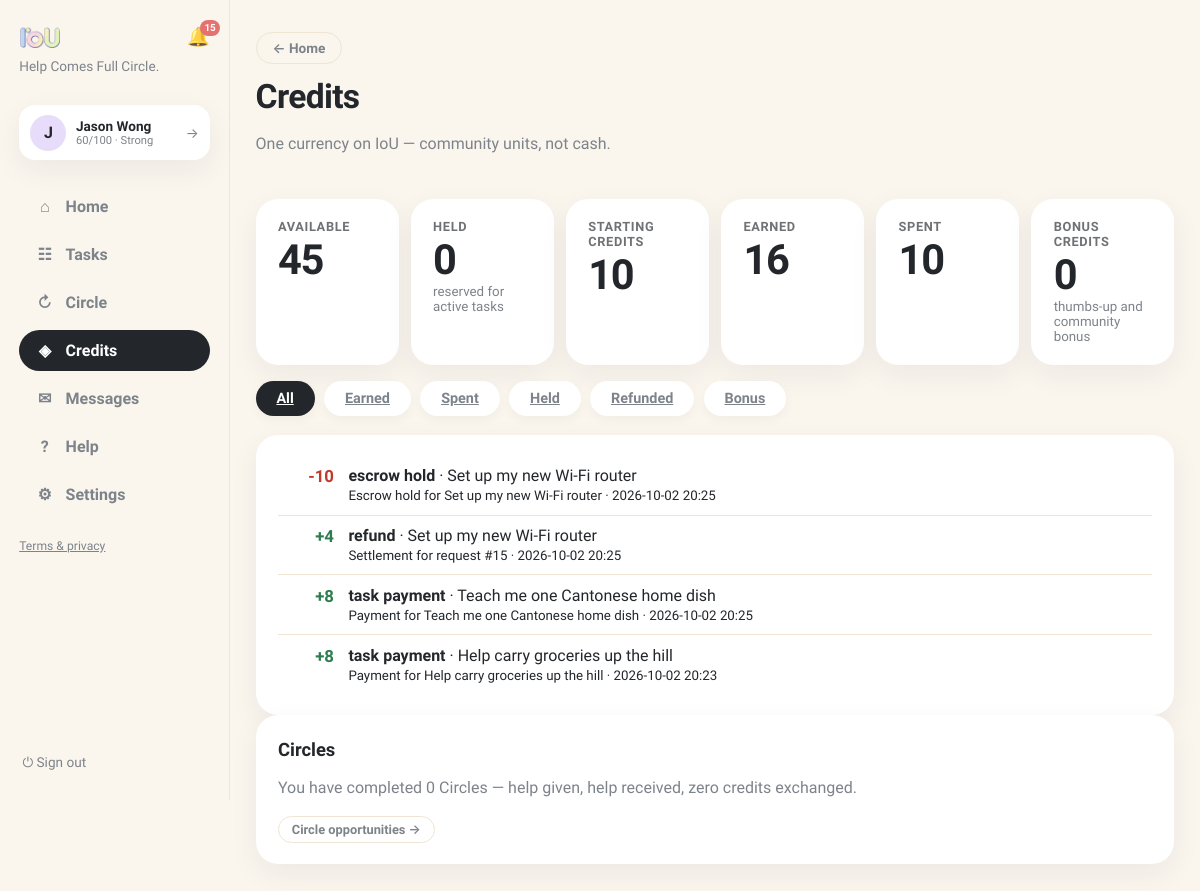
The page /history (signed in) on the database its author committed.
### tables this page shows
CREATE TABLE users (
                id INTEGER PRIMARY KEY, name TEXT NOT NULL, email TEXT UNIQUE NOT NULL,
                password TEXT NOT NULL, balance INTEGER NOT NULL DEFAULT 0,
                held_balance INTEGER NOT NULL DEFAULT 0,
                is_moderator INTEGER NOT NULL DEFAULT 0
            , language TEXT NOT NULL DEFAULT 'en', address TEXT, district TEXT, hkid TEXT, address_id TEXT, age INTEGER, birthday TEXT, skills TEXT NOT NULL DEFAULT '', community_helper INTEGER NOT NULL DEFAULT 0, created_at TEXT, consent_analytics INTEGER NOT NULL DEFAULT 0, reliability INTEGER NOT NULL DEFAULT 60, account_status TEXT NOT NULL DEFAULT 'active', analytics_consent INTEGER NOT NULL DEFAULT 0, username TEXT, bio TEXT, verification_identity TEXT NOT NULL DEFAULT 'unverified', verification_neighbourhood TEXT NOT NULL DEFAULT 'unverified', vis_photo INTEGER NOT NULL DEFAULT 1, vis_neighbourhood INTEGER NOT NULL DEFAULT 1, vis_skills INTEGER NOT NULL DEFAULT 1, vis_bio INTEGER NOT NULL DEFAULT 1, vis_completed INTEGER NOT NULL DEFAULT 1, vis_circle INTEGER NOT NULL DEFAULT 1, circle_enabled INTEGER NOT NULL DEFAULT 1);

CREATE TABLE ledger (
                id INTEGER PRIMARY KEY, user_id INTEGER NOT NULL, request_id INTEGER,
                kind TEXT NOT NULL, amount INTEGER NOT NULL, description TEXT NOT NULL,
                created_at TEXT NOT NULL, FOREIGN KEY(user_id) REFERENCES users(id),
                FOREIGN KEY(request_id) REFERENCES requests(id)
            );

CREATE TABLE requests (
                id INTEGER PRIMARY KEY, title TEXT NOT NULL, description TEXT NOT NULL,
                category TEXT NOT NULL, requester_id INTEGER NOT NULL,
                status TEXT NOT NULL DEFAULT 'open', provider_id INTEGER,
                requester_value INTEGER, requester_buffer INTEGER,
                provider_value INTEGER, provider_buffer INTEGER,
                agreed_value INTEGER, negotiation_deadline TEXT,
                effort_minutes INTEGER, complexity INTEGER, quality_score INTEGER,
                completed_at TEXT,
                created_at TEXT NOT NULL, location TEXT, needed_by TEXT, urgency TEXT, meetup_date TEXT, meetup_time TEXT, meetup_location TEXT, preferred_time TEXT, completion_note TEXT, completion_evidence TEXT, confirm_requester INTEGER NOT NULL DEFAULT 0, confirm_provider INTEGER NOT NULL DEFAULT 0, started_at TEXT, provider_completed_at TEXT, requester_confirmed_at TEXT, release_at TEXT, proof_path TEXT, proof_status TEXT, dispute_eligible INTEGER NOT NULL DEFAULT 1, dispute_window_days INTEGER NOT NULL DEFAULT 3, settlement_value INTEGER, circle_id INTEGER, cancel_requested_by INTEGER, cancel_reason TEXT, cancel_compensation INTEGER NOT NULL DEFAULT 0, evidence_required INTEGER NOT NULL DEFAULT 1, duration_minutes INTEGER NOT NULL DEFAULT 0,
                FOREIGN KEY(requester_id) REFERENCES users(id),
                FOREIGN KEY(provider_id) REFERENCES users(id)
            );

### app.py (the view)
@app.get("/history", response_class=HTMLResponse)
def credit_history(request: Request, view: str = "all"):
    user = current_user(request)
    if not user:
        return RedirectResponse("/login", status_code=303)
    kinds = {
        "all": "", "earned": "AND l.amount > 0 AND l.kind IN ('task_payment','welcome_credit')",
        "spent": "AND l.amount < 0 AND l.kind NOT IN ('refund','cancellation_refund')",
        "held": "AND l.kind='escrow_hold'",
        "refunded": "AND l.kind IN ('refund','cancellation_refund')",
        "bonus": "AND l.kind IN ('kudos_bonus','community_test')",
    }
    clause = kinds.get(view, "")
    with db() as connection:
        sql = (
            """SELECT l.*, r.title FROM ledger l LEFT JOIN requests r ON r.id=l.request_id
               WHERE l.user_id=? %s ORDER BY l.created_at DESC""" % clause
        )
        ledger = connection.execute(sql, (user["id"],)).fetchall()
        summary = {
            "available": user["balance"],
            "held": user["held_balance"],
            "starting": 10,
            "earned": connection.execute(
                """SELECT COALESCE(SUM(l.amount),0) s FROM ledger l
                   WHERE l.user_id=? AND l.amount>0 AND l.kind IN ('task_payment','welcome_credit')""",
                (user["id"],)).fetchone()["s"],
            "spent": abs(connection.execute(
                """SELECT COALESCE(SUM(l.amount),0) s FROM ledger l
                   WHERE l.user_id=? AND l.amount<0
                     AND l.kind NOT IN ('refund','cancellation_refund')""",
                (user["id"],)).fetchone()["s"]),
            "bonus": connection.execute(
                """SELECT COALESCE(SUM(l.amount),0) s FROM ledger l
                   WHERE l.user_id=? AND l.kind IN ('kudos_bonus','community_test')""",
                (user["id"],)).fetchone()["s"],
            "circle": connection.execute(
                """SELECT COUNT(DISTINCT cp.id) c FROM chain_proposals cp
                   JOIN chain_members cm ON cm.proposal_id=cp.id
                   WHERE cm.user_id=? AND cp.status='completed'""", (user["id"],)).fetchone()["c"],
        }
    return render(request, "history.html", page="credits", ledger=ledger,
                  summary=summary, view=view, views=list(kinds))

### templates/history.html (shortened to what this page needs)
{% extends "base.html" %}
{% block content %}
<header class="page-head">
  <div>
    <a class="btn-ghost btn-back" href="/">← Home</a>
    <h1 style="margin-top:.8rem">Credits</h1>
    <p class="muted">One currency on IoU — community units, not cash.</p>
  </div>
</header>
<div class="credit-summary">
  <div class="card"><span class="stat-label">Available</span><span class="stat-big {% if summary.available < 0 %}neg{% endif %}">{{ summary.available }}</span></div>
  <div class="card"><span class="stat-label">Held</span><span class="stat-big">{{ summary.held }}</span><small class="muted">reserved for active tasks</small></div>
  <div class="card"><span class="stat-label">Starting credits</span><span class="stat-big">{{ summary.starting }}</span></div>
  <div class="card"><span class="stat-label">Earned</span><span class="stat-big">{{ summary.earned }}</span></div>
  <div class="card"><span class="stat-label">Spent</span><span class="stat-big">{{ summary.spent }}</span></div>
  <div class="card"><span class="stat-label">Bonus credits</span><span class="stat-big">{{ summary.bonus }}</span><small class="muted">thumbs-up and community bonus</small></div>
</div>
<div class="board-tabs">
  {% for key in views %}
  <a class="btab {% if view == key %}active{% endif %}" href="/history?view={{ key }}">{{ key|capitalize }}</a>
  {% endfor %}
</div>
<div class="card">
  <ul class="ledger-list">
  {% for item in ledger %}
    <li><span class="ledger-amount {% if item.amount > 0 %}pos{% else %}neg{% endif %}">{{ '+' if item.amount > 0 else '' }}{{ item.amount }}</span><div><b>{{ item.kind.replace('_',' ') }}</b>{% if item.title %} · {{ item.title }}{% endif %}<br><small>{{ item.description }} · {{ item.created_at[:16]|replace('T',' ') }}</small></div></li>
  {% else %}<li class="empty">Nothing in this category yet.</li>{% endfor %}
  </ul>
</div>
<section class="card">
  <h2>Circles</h2>
  <p class="muted">You have completed {{ summary.circle }} Circle{{ 's' if summary.circle != 1 }} — help given, help received, zero credits exchanged.</p>
  <a class="btn-ghost btn-sm" href="/chain-invitations">Circle opportunities →</a>
</section>
{% endblock %}

### templates/base.html (shortened to what this page needs)
<!doctype html>
<html lang="en"><head><link rel="stylesheet" href="/static/style.css"></head>
<body class="app-body">
<nav class="sidebar">
  <div class="brand-row">
    <a class="brand" href="/"><img class="brand-logo" src="/static/iou-logo2.png" alt="IoU"></a>
    {% if user %}
    <a class="bell {% if page == 'notifications' %}active{% endif %}" href="/notifications" title="Notifications">🔔{% if unread_notifs or unread_msgs %}<span class="bell-badge">{{ (unread_notifs or 0) + (unread_msgs or 0) }}</span>{% endif %}</a>
    {% endif %}
  </div>
  <p class="brand-tag">Help Comes Full Circle.</p>
  {% if user %}
  <a class="side-user" href="/profile" title="Your profile">
    <div class="avatar">{{ user.name[0] }}</div>
    {% set sc = user.reliability if user.reliability is not none else 60 %}
    {% set lab = 'Suspended' if sc <= 0 else ('Restricted' if sc < 30 else ('Limited' if sc < 60 else ('Strong' if sc < 80 else 'Excellent'))) %}
    <div class="sidebar-user-meta"><b>{{ user.name }}</b>
      <small>{{ sc }}/100 · {{ lab }}</small>
    </div>
    <span class="side-user-arrow">→</span>
  </a>
  <div class="nav-links">
    <a class="nav-link {% if page == 'home' %}active{% endif %}" href="/"><span class="nav-ico">⌂</span>Home</a>
    <a class="nav-link {% if page == 'browse' %}active{% endif %}" href="/browse"><span class="nav-ico">☷</span>Tasks</a>
    <a class="nav-link {% if page == 'circle' %}active{% endif %}" href="/chain-invitations"><span class="nav-ico">↻</span>Circle{% if circle_pending %}<span class="unread-dot"></span>{% endif %}</a>
    <a class="nav-link {% if page == 'credits' %}active{% endif %}" href="/history"><span class="nav-ico">◈</span>Credits</a>
    <a class="nav-link {% if page == 'messages' %}active{% endif %}" href="/messages"><span class="nav-ico">✉</span>Messages{% if unread_msgs %}<span class="unread-dot"></span>{% endif %}</a>
    <a class="nav-link {% if page == 'help' %}active{% endif %}" href="/help"><span class="nav-ico">?</span>Help</a>
    <a class="nav-link {% if page == 'account' %}active{% endif %}" href="/account"><span class="nav-ico">⚙</span>Settings</a>
  </div>
  <p class="nav-footer"><a href="/legal">Terms &amp; privacy</a></p>
  <form method="post" action="/logout" class="side-logout"><button class="link-button" title="Sign out">⏻ Sign out</button></form>
  {% else %}
  <div class="nav-links">
    <a class="nav-link" href="/login"><span class="nav-ico">→</span>Sign in</a>
    <a class="nav-link" href="/register"><span class="nav-ico">＋</span>Create account</a>
  </div>
  <p class="nav-footer"><a href="/legal">Terms &amp; privacy</a></p>
  {% endif %}
</nav>
<main class="content {% block content_class %}{% endblock %}">{% block content %}{% endblock %}</main>
</body></html>

### rows shown on the page
users: name "J", name "Jason Wong"
ledger: amount "-10", kind.replace "escrow hold", title "Set up my new Wi-Fi router", description "Escrow hold for Set up my new Wi-Fi router", created_at "2026-10-02 20:25"
ledger: amount "+", amount "4", kind.replace "refund", title "Set up my new Wi-Fi router", description "Settlement for request #15", created_at "2026-10-02 20:25"
ledger: amount "+", amount "8", kind.replace "task payment", title "Teach me one Cantonese home dish", description "Payment for Teach me one Cantonese home dish", created_at "2026-10-02 20:25"
ledger: amount "+", amount "8", kind.replace "task payment", title "Help carry groceries up the hill", description "Payment for Help carry groceries up the hill", created_at "2026-10-02 20:23"

### other values the page prints
{{ (unread_notifs or 0) + (unread_msgs or 0) }} "15"
{{ sc }} "60"
{{ lab }} "Strong"
{{ summary.available }} "45"
{{ summary.held }} "0"
{{ summary.starting }} "10"
{{ summary.earned }} "16"
{{ summary.spent }} "10"
{{ summary.bonus }} "0"
{{ key|capitalize }} "All" "Earned" "Spent" "Held" "Refunded" "Bonus"
{{ summary.circle }} "0"
{{ 's' if summary.circle != 1 }} "s"
